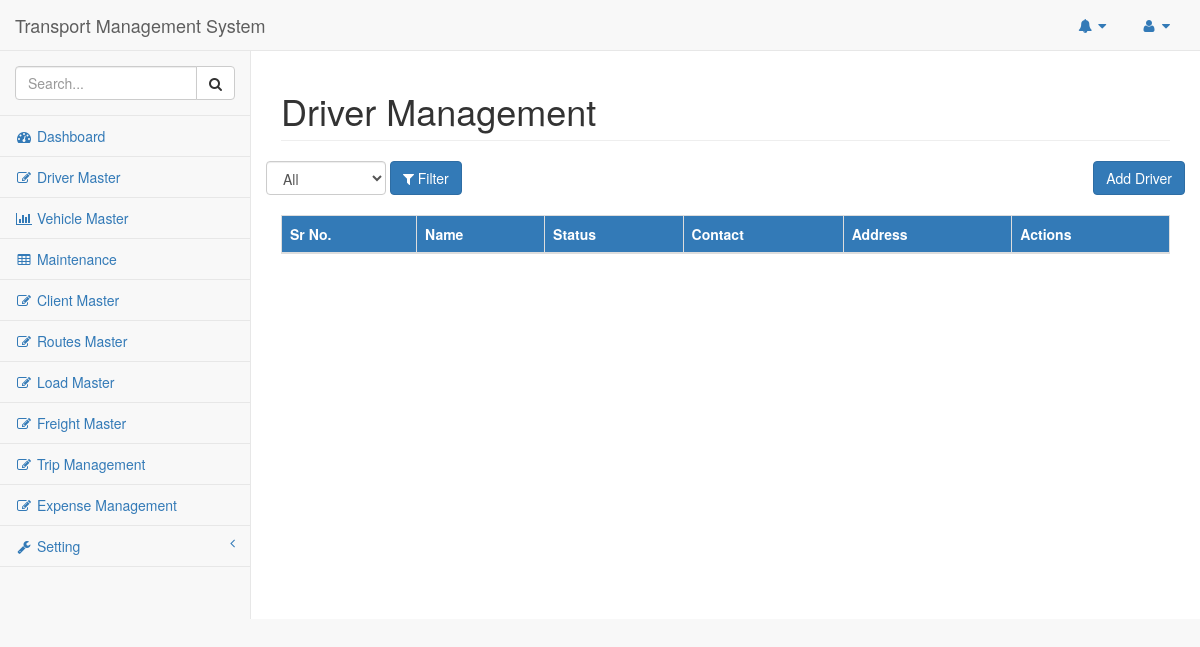
Page /index.php/driver on the earlier database version.
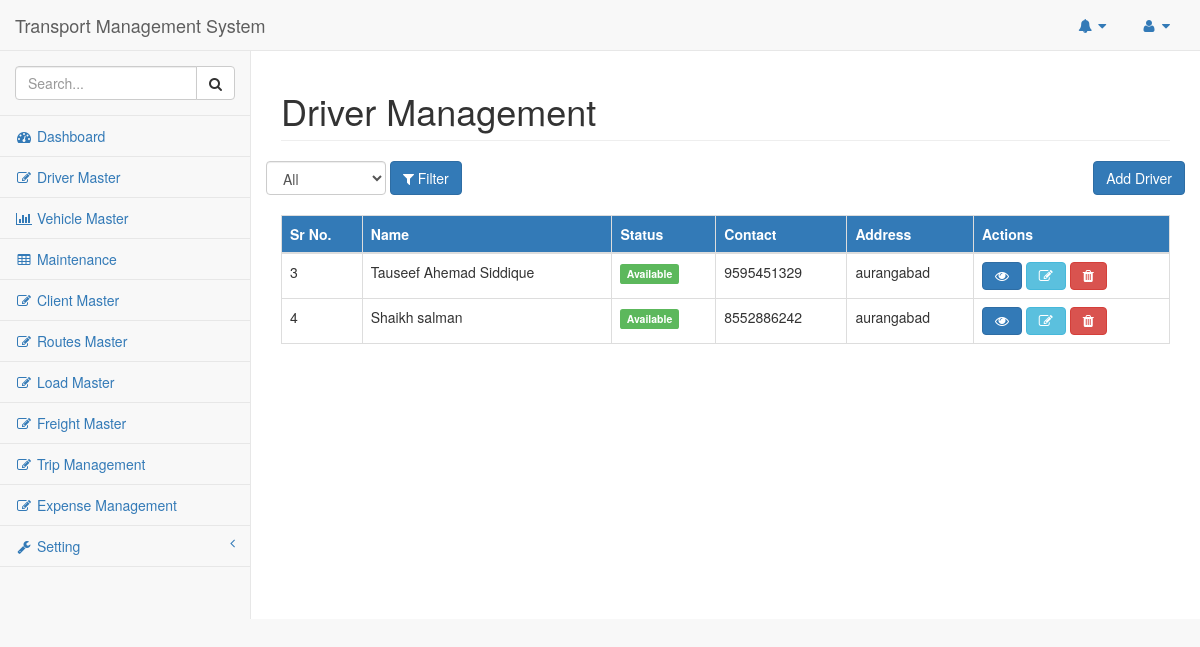
Same page on the later database version.
### tables this page shows
CREATE TABLE `driver` (
  `driver_id` int(11) NOT NULL,
  `driver_name` varchar(30) NOT NULL,
  `driver_dob` date DEFAULT NULL,
  `driver_number` varchar(12) NOT NULL,
  `driver_email` varchar(40) NOT NULL,
  `driver_date_of_join` date DEFAULT NULL,
  `driver_salary` int(11) NOT NULL,
  `driver_licence_no` varchar(30) NOT NULL,
  `driver_licence_exp` date NOT NULL,
  `driver_adhar_no` varchar(30) NOT NULL,
  `driver_licance_doc` text NOT NULL,
  `driver_bank_name` varchar(40) NOT NULL,
  `driver_bank_ac` varchar(30) NOT NULL,
  `driver_bank_ifsc` varchar(20) NOT NULL,
  `driver_refer_name` varchar(30) NOT NULL,
  `driver_refer_adhar` varchar(30) NOT NULL,
  `driver_refer_id` text NOT NULL,
  `driver_permanent_address` text NOT NULL,
  `driver_status` int(11) NOT NULL DEFAULT '1' COMMENT '0 deactive, 1 active, 2 running'
);

### application/controllers/Driver.php (called while the page is built, shortened)
<?php
class Driver extends CI_Controller
{
    public function index()
    {
    	$filter = 1;
        $driver_data = $this->driver_model->driverManagement($filter);
        template($this, 'driver',['driver_data'=>$driver_data]);
    }
}

### index.php (called while the page is built, shortened)
<?php
require_once BASEPATH.'core/CodeIgniter.php';

### application/models/Driver_model.php (called while the page is built, shortened)
<?php
class Driver_model extends CI_Model
{
    public function driverManagement($filter)
    {
        $this->db->select('driver.*');
        if ($filter == 1 || $filter == 2 || $filter == 0) {
            $this->db->where('driver_status', $filter);
        }
        $query = $this->db->get('driver');
        return $query->result();
    }
}

### application/views/driver.php (the view, shortened to what this page needs)
<body>
    <div id="wrapper">
        <div id="page-wrapper">
            <div class="row">
                <div class="col-lg-12">
                    <h1 class="page-header">Driver Management</h1>
                </div>
            </div>
            <div class="row">
                <button type="button" class="btn btn-primary pull-right" id="add_driver">Add Driver</button>
                <form action="" method="get" class="form-inline" role="form">
                    <div class="form-group">
                        <select class="form-control" name="filter">
                            <option value="4" <?php if (NULL !== $this->input->get('filter') && $this->input->get('filter') == 4) {
                                echo 'selected=""';
                            } ?>> All</option>
                        </select>
                    </div>
                    <button type="submit" class="btn btn-primary"><i class="fa fa-filter"></i> Filter</button>
                </form>
            </div><br>
            <div class="card-body">
                <div class="table-responsive">
                    <table class="table table-bordered table-hover" id="dataTable">
                        <thead class="bg-primary">
                            <tr>
                                <th>Sr No.</th>
                                <th>Name</th>
                                <th>Status</th>
                                <th>Contact</th>
                                <th>Address</th>
                                <th>Actions</th>
                            </tr>
                        </thead>
                        <tbody id="driver_management_table">
                            <?php
                            foreach ($driver_data as $value) {
                            if ($value->driver_status == 1) {
                                $status = '<span class="label label-success">Available</span>';
                                $delete_btn = '<button data-toggle="tooltip" data-placement="top" title="Delete" id="delete" class="btn btn-danger fa fa-trash"></button>';
                            }elseif($value->driver_status == 2) {
                                $status = '<span class="label label-warning">On Trip</span>';
                                $delete_btn = '<button data-toggle="tooltip" data-placement="top" title="Delete" class="btn btn-danger fa fa-trash" disabled></button>';
                            }elseif($value->driver_status == 0){
                                $status = '<span class="label label-danger">deactive</span>';
                                $delete_btn = '<button data-toggle="tooltip" data-placement="top" title="Delete" class="btn btn-success fa fa-recycle" id="reactive_driver"></button>';
                            }
                            echo '<tr>
                                <td>' . $value->driver_id . '</td>
                                <td>' . $value->driver_name . '</td>
                                <td>' . $status . '</td>
                                <td>' . $value->driver_number . '</td>
                                <td>' . $value->driver_permanent_address . '</td>
                                <td value="' . $value->driver_id . '">
                                    <button id="driver_profile" class="btn btn-primary fa fa-eye" ></button>
                                    <button id="driver_update" class="btn btn-info fa fa-edit" ></button>
                                    '.$delete_btn.'
                                </td>
                            </tr>';
                            }
                            ?>
                        </tbody>
                    </table>
                </div>
            </div>
        </div>
    </div>
</body>

Differences in the rows shown:
added driver: driver_id "3", driver_name "Tauseef Ahemad Siddique", driver_status "Available", driver_number "9595451329", driver_permanent_address "aurangabad"
added driver: driver_id "4", driver_name "Shaikh salman", driver_status "Available", driver_number "8552886242", driver_permanent_address "aurangabad"
